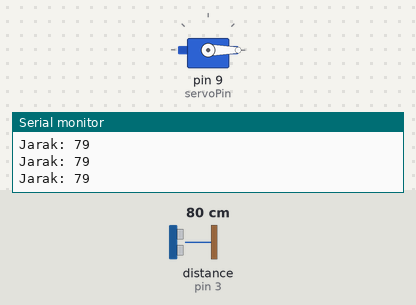
A sketch run on a simulated Arduino Uno, built with avr-gcc and run on an emulated ATmega328P. Shown: servo, the last lines printed to the serial monitor. Wiring (inferred from the names in the program): ultrasonic range finder: trigger pin 2; echo pin 3. Inputs (shaded band) come from the test bench; at power-on: distance to the obstacle (sensor on pin 3) 80 cm. The echo pulse lasts 58.3 µs per cm.

Above: at 1.2 s.
1.3 s: distance to the obstacle (sensor on pin 3) set to 34 cm
2.8 s: distance to the obstacle (sensor on pin 3) set to 28 cm
At 3.7 s:
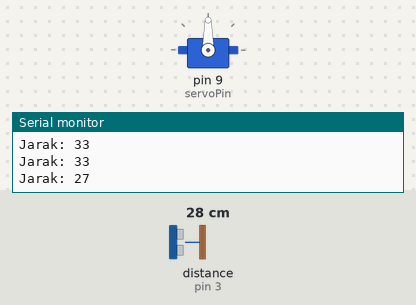
4.3 s: distance to the obstacle (sensor on pin 3) set to 35 cm
At 5.4 s:
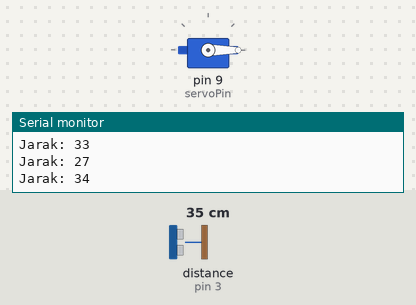
6.4 s: distance to the obstacle (sensor on pin 3) set to 2 cm
At 7.0 s:
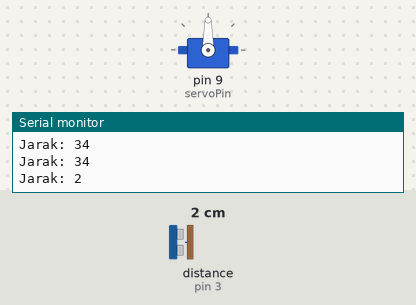
Timing chart, 0 to 8.9 s (numbered marks = the images above; inputs shaded):
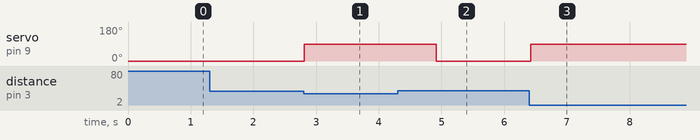

Measured:
- the behaviour switches between 31 and 30 cm on distance to the obstacle (sensor on pin 3) (found by bisection; images 0 and 1)
- after the input at 2.8 s, servo on pin 9 (servoPin): 0° → 90° at once
- after the input at 4.3 s, servo on pin 9 (servoPin): 90° → 0° after 0.61 s
- after the input at 6.4 s, servo on pin 9 (servoPin): 0° → 90° at once

The sketch:

Tempat_Sampah_Otomatis-Arduino_Nano.ino
```cpp
#include <Servo.h>

Servo myservo;  // Membuat objek Servo
int trigPin = 2;  // Pin trigger ultrasonik
int echoPin = 3;  // Pin echo ultrasonik
long duration;
int distance;
int servoPin = 9;  // Pin servo
int openAngle = 90;  // Sudut buka untuk servo
int closeAngle = 0;  // Sudut tutup untuk servo
bool isOpen = false;

void setup() {
  myservo.attach(servoPin);  // Menghubungkan servo ke pin
  myservo.write(closeAngle);  // Menutup servo pada awalnya
  pinMode(trigPin, OUTPUT);  // Konfigurasi pin trigger sebagai OUTPUT
  pinMode(echoPin, INPUT);  // Konfigurasi pin echo sebagai INPUT
  Serial.begin(9600);  // Inisialisasi komunikasi serial
}

void loop() {
  // Membaca jarak dari sensor ultrasonik
  digitalWrite(trigPin, LOW);
  delayMicroseconds(2);
  digitalWrite(trigPin, HIGH);
  delayMicroseconds(10);
  digitalWrite(trigPin, LOW);
  duration = pulseIn(echoPin, HIGH);
  distance = duration * 0.034 / 2;

  Serial.print("Jarak: ");
  Serial.println(distance);

  // Jika objek mendekati sensor dalam jarak tertentu, buka tong sampah
  if (distance < 30 && !isOpen) {
    myservo.write(openAngle);  // Membuka servo
    delay(2000); // Tambahkan penundaan satu detik
    isOpen = true;
  }

  // Jika objek menjauhi sensor, tutup tong sampah
  if (distance > 30 && isOpen) {
    myservo.write(closeAngle);  // Menutup servo
    delay(1000); // Tambahkan penundaan satu detik
    isOpen = false;
  }

  delay(100);  // Tunggu sebentar sebelum membaca ulang jarak
}
```
